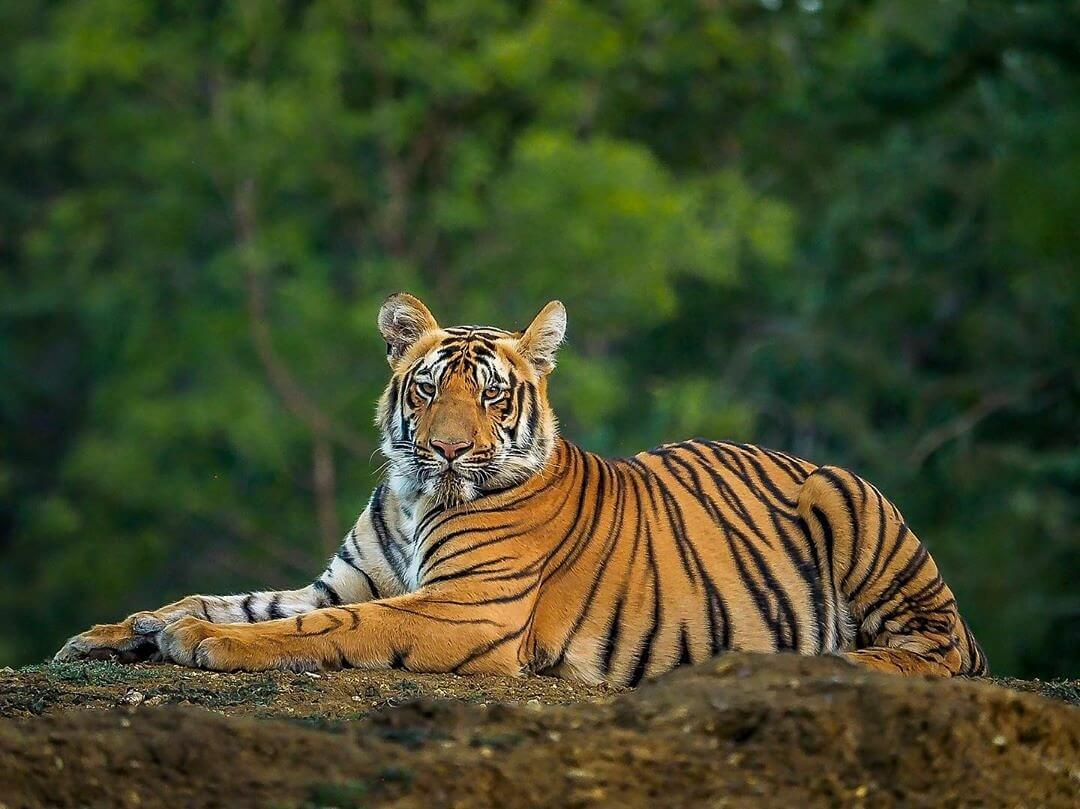
#> input picture pictures/tiger.png, 1080 x 809 px
$ python histogram-eqalization-and-clahe.py
#> lines starting #> are read from the running program, lines starting #| are printed output that depends on the picture
import cv2
import numpy as np
import matplotlib.pyplot as plt

def HistogramEqual():

    img = cv2.imread("pictures/tiger.png")
#> img is the input picture: shape (809, 1080, 3); mean B, G, R 41.4, 72.9, 65.9
    imggray = cv2.cvtColor(img, cv2.COLOR_BGR2GRAY)
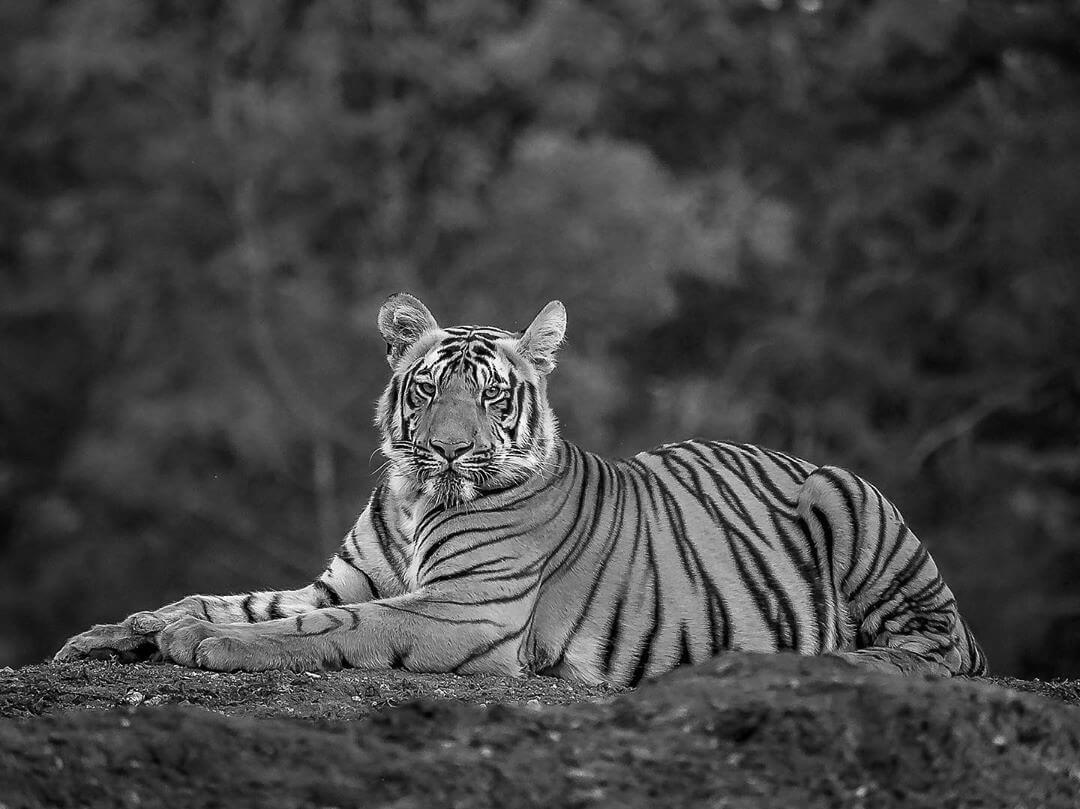
#> imggray: shape (809, 1080); min 0, max 255, mean 67.2

    hist = cv2.calcHist([imggray], [0], None, [256], [0, 256])
#> hist = 256 values, max 16277 at index 44, min 7 at index 255, mean 3413
    cdf = hist.cumsum()
#> cdf = 256 values from 230 to 873720
    cdfNorm = cdf * float(hist.max())/ cdf.max()
#> cdfNorm = 256 values from 4.28 to 16277

    plt.subplot(231)
    plt.imshow(imggray, cmap='gray')
    plt.title("Original Grayscale Image")


    plt.subplot(234)
    plt.plot(hist)
    plt.plot(cdfNorm, 'b')
    plt.xlabel("Pixel Intensity")
    plt.ylabel("# of Pixels")


    equiimg = cv2.equalizeHist(imggray)
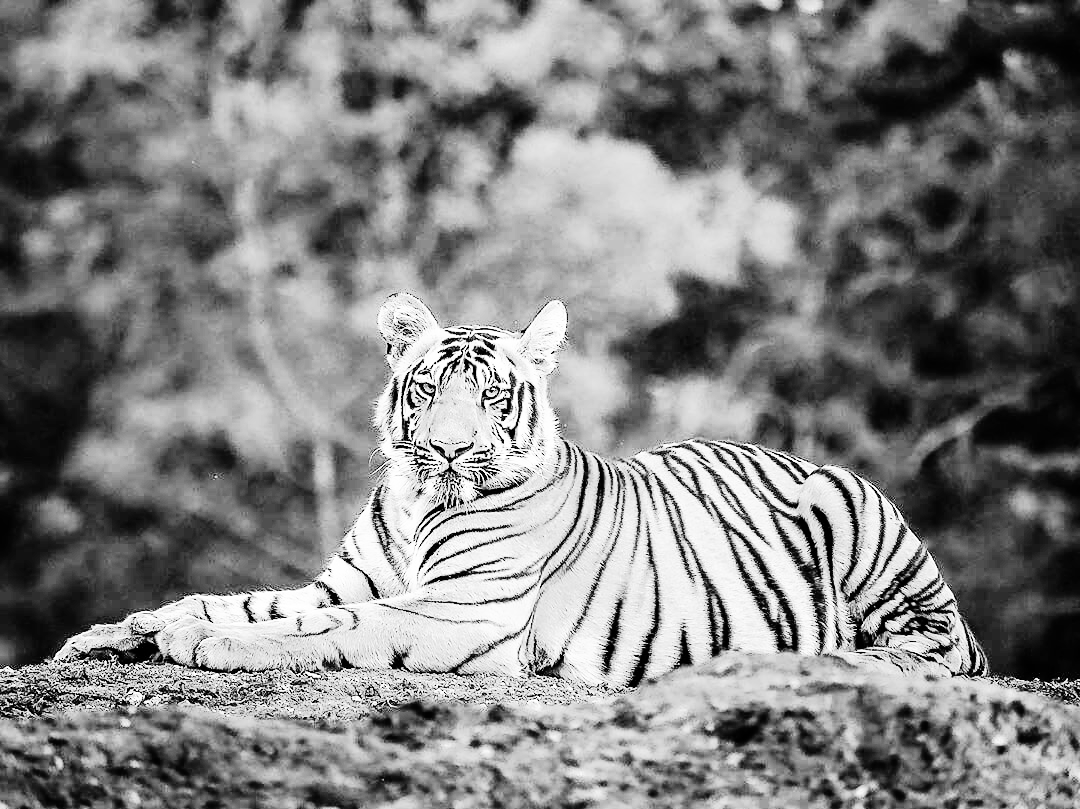
#> equiimg: shape (809, 1080); min 0, max 255, mean 128.9
    equihist = cv2.calcHist([equiimg], [0], None, [256], [0, 256])
#> equihist = 256 values, max 16277 at index 70, min 0 at index 10, mean 3413
    equicdf = equihist.cumsum()
#> equicdf = 256 values from 1746 to 873720
    equicdfNorm = equicdf * float(equihist.max())/ equicdf.max()
#> equicdfNorm = 256 values from 32.53 to 16277

    plt.subplot(232)
    plt.imshow(equiimg, cmap='gray')
    plt.title("Histogram Equalized Grayscale Image")

    plt.subplot(235)
    plt.plot(equihist)
    plt.plot(equicdfNorm, 'b')
    plt.xlabel("Pixel Intensity")
    plt.ylabel("# of Pixels")


    claheObj = cv2.createCLAHE(clipLimit=5, tileGridSize=(8, 8))
    claheimg = claheObj.apply(imggray)
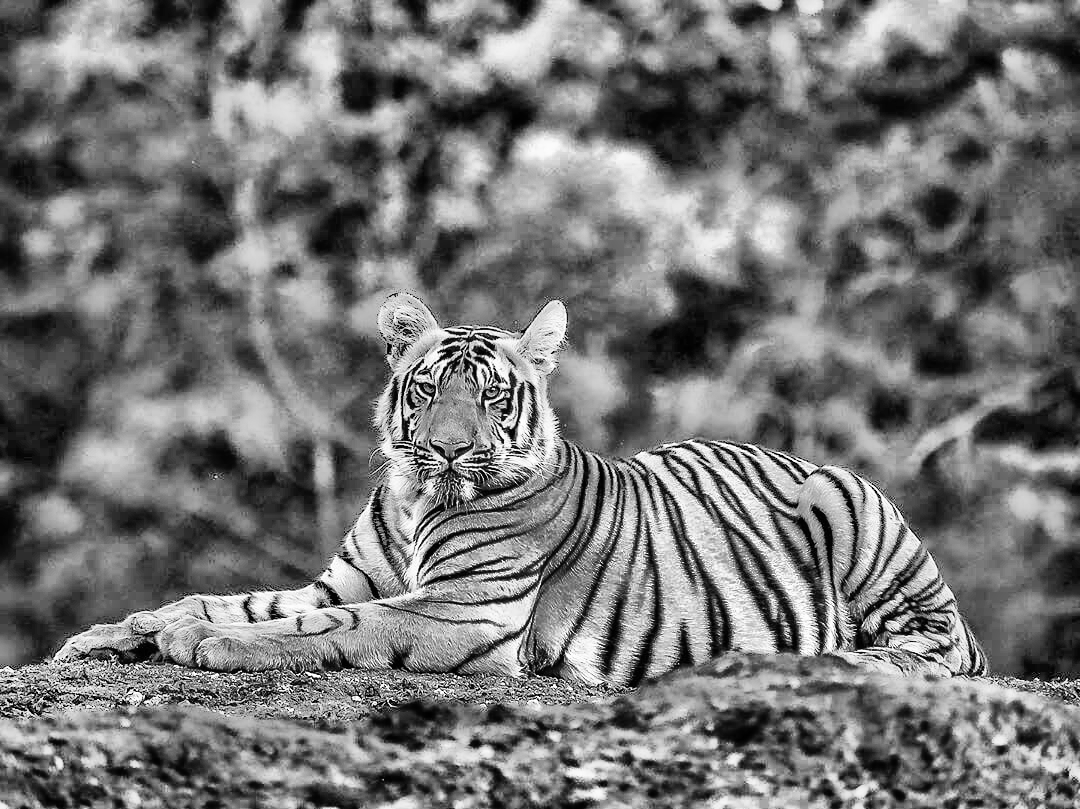
#> claheimg: shape (809, 1080); min 0, max 255, mean 116.9
    clahehist = cv2.calcHist([claheimg], [0], None, [256], [0, 256])
#> clahehist = 256 values, max 5507 at index 98, min 194 at index 0, mean 3413
    clahecdf = clahehist.cumsum()
#> clahecdf = 256 values from 194 to 873720
    clahecdfNorm = equicdf * float(clahehist.max())/ clahecdf.max()
#> clahecdfNorm = 256 values from 11 to 5507

    plt.subplot(233)
    plt.imshow(claheimg, cmap='gray')
    plt.title("CLAHE Grayscale Image")

    plt.subplot(236)
    plt.plot(clahehist)
    plt.plot(clahecdfNorm, 'b')
    plt.xlabel("Pixel Intensity")
    plt.ylabel("# of Pixels")


    plt.show()
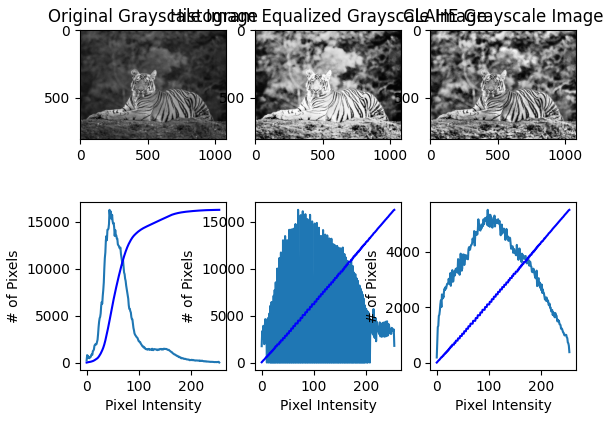
#> figure drawn by matplotlib, 6 panels; panel 2: curve peaks at x = 44, y = 16277; panel 2: curve peaks at x = 255, y = 16277; panel 4: curve peaks at x = 70, y = 16277; panel 4: curve peaks at x = 255, y = 16277

    cv2.imwrite('results/HistrogramEqualisedResult.png', equiimg)
    cv2.imwrite('results/CLAHEResult.png', claheimg)

if __name__ == '__main__':
    HistogramEqual()

$ run again, with pictures/roadline.png copied over pictures/tiger.png
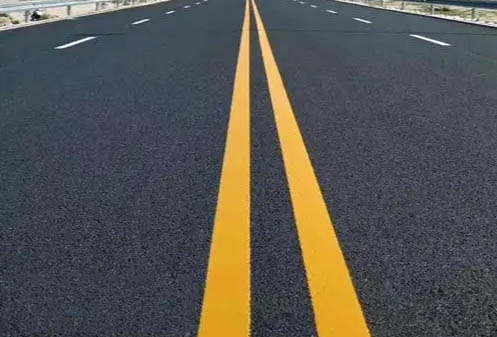
#> input picture pictures/roadline.png, 497 x 337 px
#> in HistogramEqual, img is the input picture: shape (337, 497, 3); mean B, G, R 81.5, 84.9, 85.9
#> hist = 256 values, max 6558 at index 72, min 0 at index 0, mean 654.3
#> cdf = 256 values from 0 to 167489
#> cdfNorm = 256 values from 0 to 6558
#> in HistogramEqual, `equiimg = cv2.equalizeHist(imggray)`:
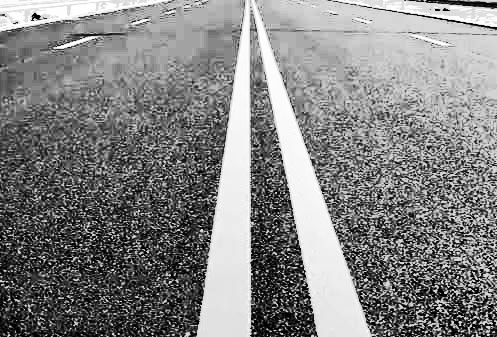
#> equiimg: shape (337, 497); min 0, max 255, mean 130.1
#> equihist = 256 values, max 6558 at index 126, min 0 at index 10, mean 654.3
#> equicdf = 256 values from 284 to 167489
#> equicdfNorm = 256 values from 11.12 to 6558
#> in HistogramEqual, `claheimg = claheObj.apply(imggray)`:
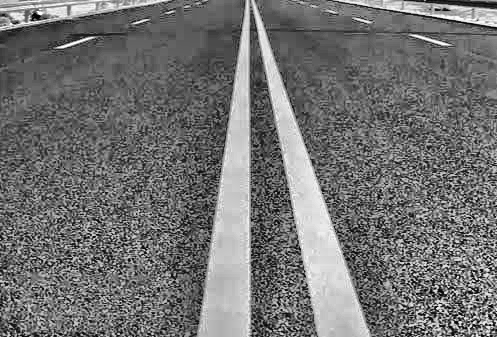
#> claheimg: shape (337, 497); min 1, max 255, mean 113.7
#> clahehist = 256 values, max 2051 at index 99, min 0 at index 0, mean 654.3
#> clahecdf = 256 values from 0 to 167489
#> clahecdfNorm = 256 values from 3.48 to 2051
